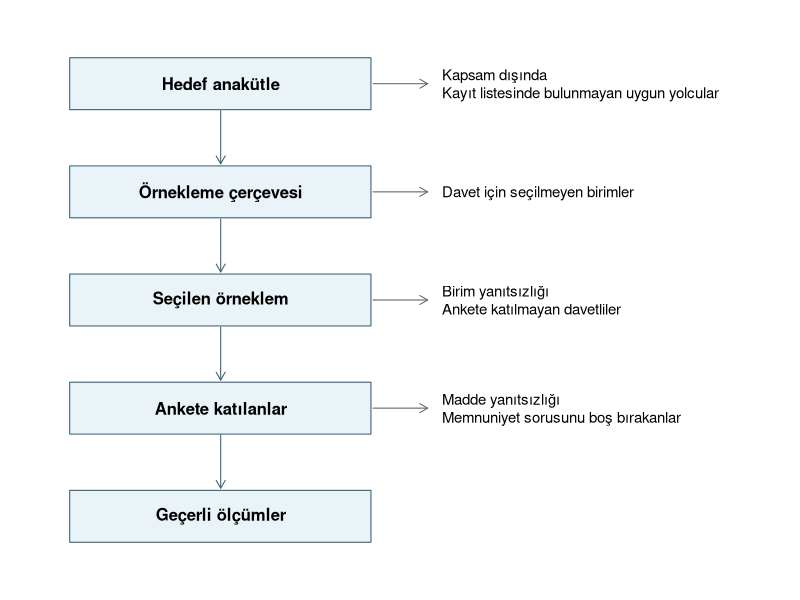
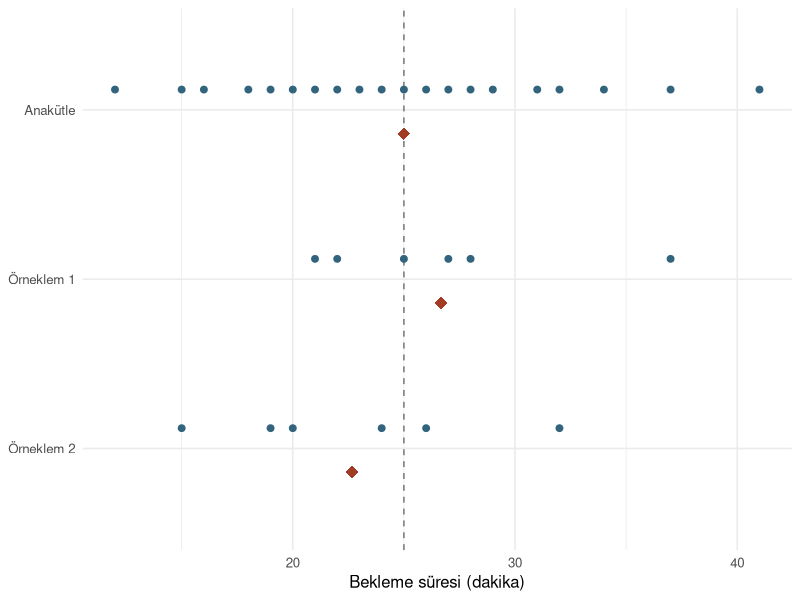
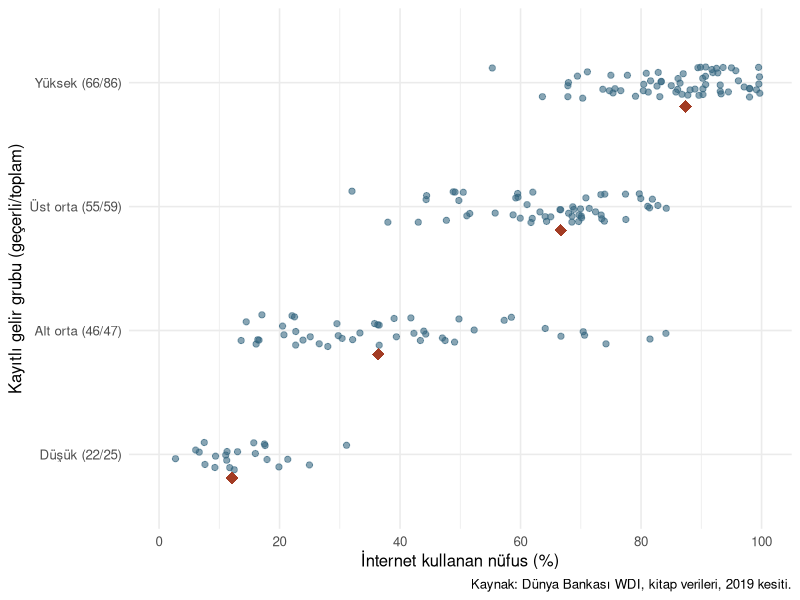

Write R code to recreate these figures, in order.
## ---- chunk 1
#| label: fig-thinking-frame
#| echo: false
#| fig-width: 8
#| fig-height: 4.7
#| fig-cap: "Planlı bir ankette hedef anakütleden geçerli ölçümlere geçiş. Çerçeve, uygunluk ve tekillik denetiminden sonraki listeyi gösterir."
#| fig-alt: "Beş kutu hedef anakütle, örnekleme çerçevesi, seçilen örneklem, ankete katılanlar ve geçerli ölçümler sırasını izler. Dört yan dal çerçeve dışındaki uygun yolcuları, seçilmeyenleri, birim yanıtsızlığını ve madde yanıtsızlığını gösterir."

par(mar = rep(0.4, 4))
plot.new()
plot.window(xlim = c(0, 10), ylim = c(0, 10))
asama_y <- c(9, 7, 5, 3, 1)
asama <- c("Hedef anakütle", "Örnekleme çerçevesi",
           "Seçilen örneklem", "Ankete katılanlar", "Geçerli ölçümler")
yan_dal <- c("Kapsam dışında\nKayıt listesinde bulunmayan uygun yolcular",
             "Davet için seçilmeyen birimler",
             "Birim yanıtsızlığı\nAnkete katılmayan davetliler",
             "Madde yanıtsızlığı\nMemnuniyet sorusunu boş bırakanlar")
rect(0.45, asama_y - 0.48, 4.6, asama_y + 0.48,
     col = "#EAF3F7", border = "#335B70")
text(2.53, asama_y, asama, font = 2)
gecis_y <- asama_y[-length(asama_y)]
arrows(2.53, gecis_y - 0.5, 2.53, asama_y[-1] + 0.52,
       length = 0.09, col = "#335B70")
arrows(4.63, gecis_y, 5.38, gecis_y,
       length = 0.09, col = "#606060")
text(5.58, gecis_y, yan_dal, adj = c(0, 0.5), cex = 0.9)
## ---- chunk 2
#| label: thinking-sampling

library(dplyr)
library(ggplot2)
library(readr)

bekleme <- c(12, 15, 16, 18, 19, 20, 21, 22, 23, 24,
             25, 26, 27, 28, 29, 31, 32, 34, 37, 41)

set.seed(51)
birinci <- sample.int(length(bekleme), size = 6)
ikinci <- sample.int(length(bekleme), size = 6)

sureler <- list(Anakütle = bekleme,
                "Örneklem 1" = bekleme[birinci],
                "Örneklem 2" = bekleme[ikinci])
ortalamalar <- vapply(sureler, mean, numeric(1))
knitr::kable(
  data.frame(
    grup = names(sureler),
    sureler = vapply(sureler, function(x) paste(sort(x), collapse = ", "),
                     character(1)),
    ortalama = unname(ortalamalar)
  ),
  row.names = FALSE,
  digits = 2, format.args = list(decimal.mark = ","),
  col.names = c("Grup", "Bekleme süreleri (dakika)", "Ortalama (dakika)")
)
## ---- chunk 3
#| label: fig-thinking-samples
#| fig-width: 8
#| fig-height: 3.4
#| fig-cap: "Bilinen yapay anakütle ve ondan ayrı ayrı seçilen iki örneklem. Düşey kesikli çizgi anakütle ortalamasını, baklavalar grup ortalamalarını gösterir."
#| fig-alt: "Aynı dakika ekseninde anakütlenin 20 ve her örneklemin 6 noktası var. İki örneklem ortalaması, 25 dakikalık anakütle ortalamasının iki yanında kalıyor."

grup_duzeyleri <- rev(names(sureler))
gozlemler <- stack(sureler) |>
  mutate(ind = factor(ind, levels = grup_duzeyleri))
ortalamalar_df <- data.frame(
  ind = factor(names(ortalamalar), levels = grup_duzeyleri),
  values = unname(ortalamalar)
)

ggplot(gozlemler, aes(x = values, y = ind)) +
  geom_vline(xintercept = ortalamalar[1], linetype = "dashed",
             colour = "grey45") +
  geom_point(position = position_nudge(y = 0.12), size = 2,
             colour = "#33647E") +
  geom_point(data = ortalamalar_df, position = position_nudge(y = -0.14),
             shape = 18, size = 4, colour = "#A33C24") +
  labs(x = "Bekleme süresi (dakika)", y = NULL) +
  theme_minimal(base_size = 12)
## ---- chunk 4
#| label: thinking-wdi-scope

ulkeler <- read_csv("data/countries.csv", show_col_types = FALSE) |>
  filter(year == 2019)
sozluk <- read_csv("data/indicator_dictionary.csv", show_col_types = FALSE)
internet_tanimi <- sozluk |>
  filter(indicator == "internet_users_pct") |>
  select(wdi_code, unit, description)

stopifnot(nrow(ulkeler) > 0, !anyNA(ulkeler$country_code),
          !anyDuplicated(ulkeler$country_code), nrow(internet_tanimi) == 1)
knitr::kable(internet_tanimi)

kapsam <- ulkeler |>
  summarise(toplam = n(),
            gecerli = sum(!is.na(internet_users_pct)),
            eksik = toplam - gecerli)
knitr::kable(kapsam, col.names = c("Toplam ekonomi", "Geçerli", "Eksik"))
## ---- chunk 5
#| label: thinking-wdi-summary

gelir_duzeyi <- c("Low income", "Lower middle income",
                  "Upper middle income", "High income")
gelir_adi <- c("Düşük", "Alt orta", "Üst orta", "Yüksek")

ulkeler <- ulkeler |>
  mutate(gelir = factor(income_group, levels = gelir_duzeyi,
                        labels = gelir_adi))

gelir_ozet <- ulkeler |>
  group_by(gelir, .drop = FALSE) |>
  summarise(toplam = n(),
            gecerli = sum(!is.na(internet_users_pct)),
            eksik = toplam - gecerli,
            medyan = median(internet_users_pct, na.rm = TRUE),
            .groups = "drop")

knitr::kable(
  gelir_ozet, digits = 2, format.args = list(decimal.mark = ","),
  col.names = c("Gelir grubu", "Toplam", "Geçerli", "Eksik", "Medyan (%)")
)
## ---- chunk 6
#| label: fig-thinking-wdi
#| fig-width: 8.6
#| fig-height: 4
#| fig-cap: "WDI kitap kesitindeki 2019 internet kullanım yüzdeleri, dosyada kayıtlı gelir gruplarına göre. Küçük noktalar geçerli ülke/ekonomi değerleri, baklavalar grup medyanlarıdır. Eksen etiketleri geçerli/toplam kayıt sayısını verir."
#| fig-alt: "Dört gelir grubundaki ülke yüzdeleri ortak eksende gösteriliyor. Medyan düşük gelir grubunda yaklaşık yüzde 12, yüksek gelir grubunda yüzde 87. Grup içi değerler değişiyor ve bazı grupların değerleri örtüşüyor."

gelir_etiketi <- setNames(
  paste0(gelir_ozet$gelir, " (", gelir_ozet$gecerli, "/",
         gelir_ozet$toplam, ")"),
  gelir_ozet$gelir
)
internet_gozlemleri <- ulkeler |>
  filter(!is.na(internet_users_pct))

ggplot(internet_gozlemleri, aes(x = internet_users_pct, y = gelir)) +
  geom_point(
    position = position_jitter(width = 0, height = 0.13, seed = 51),
    alpha = 0.58, size = 1.8, colour = "#33647E"
  ) +
  geom_point(
    data = filter(gelir_ozet, gecerli > 0),
    aes(x = medyan, y = gelir),
    inherit.aes = FALSE, shape = 18, size = 4, colour = "#A33C24",
    position = position_nudge(y = -0.19)
  ) +
  scale_x_continuous(breaks = seq(0, 100, 20), limits = c(0, 100)) +
  scale_y_discrete(labels = gelir_etiketi) +
  labs(x = "İnternet kullanan nüfus (%)",
       y = "Kayıtlı gelir grubu (geçerli/toplam)",
       caption = "Kaynak: Dünya Bankası WDI, kitap verileri, 2019 kesiti.") +
  theme_minimal(base_size = 12)
## ---- chunk 7
#| label: thinking-solution-sampling

set.seed(82)
ornek_a <- sample(bekleme, size = 10)
ornek_b <- sample(bekleme, size = 10)
round(c(anakutle = mean(bekleme),
        ornek_a = mean(ornek_a),
        ornek_b = mean(ornek_b)), 2)
